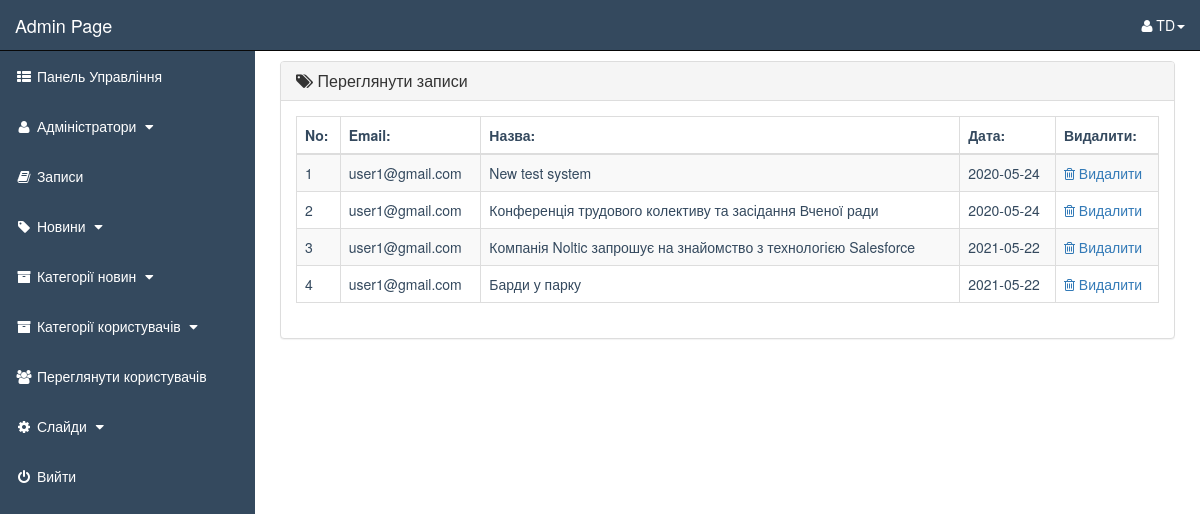
/admin_area/index.php?view_orders (signed in), run on the app's committed database.
### tables this page shows
CREATE TABLE `customer_events` (
  `event_id` int(10) NOT NULL,
  `customer_id` int(10) NOT NULL,
  `sub_date` date NOT NULL
);

CREATE TABLE `customers` (
  `customer_id` int(10) NOT NULL,
  `customer_name` varchar(255) NOT NULL,
  `customer_phone` varchar(255) NOT NULL,
  `customer_email` varchar(255) NOT NULL,
  `customer_address` text NOT NULL,
  `customer_city` text NOT NULL,
  `customer_group` text NOT NULL,
  `customer_pass` varchar(255) NOT NULL,
  `customer_ip` varchar(100) NOT NULL
);

CREATE TABLE `events` (
  `event_id` int(10) NOT NULL,
  `e_cat_id` int(10) NOT NULL,
  `cat_id` int(10) NOT NULL,
  `date` timestamp NOT NULL DEFAULT current_timestamp() ON UPDATE current_timestamp(),
  `event_title` text NOT NULL,
  `event_img1` text NOT NULL,
  `event_keywords` text NOT NULL,
  `event_desc` text NOT NULL
);

### admin_area/view_orders.php (the view)
<?php
    if(!isset($_SESSION['admin_email'])){
        echo "<script>window.open('login.php','_self')</script>";
    }else{
?>
<div class="row">
    <div class="col-lg-12">
    </div>
</div>
<div class="row">
    <div class="col-lg-12">
        <div class="panel panel-default">
            <div class="panel-heading">
               <h3 class="panel-title">
                   <i class="fa fa-tags"></i>  Переглянути записи
               </h3>
            </div>
            <div class="panel-body">
                <div class="table-responsive">
                    <table class="table table-striped table-bordered table-hover">
                        <thead>
                            <tr>
                                <th> No: </th>
                                <th> Email: </th>
                                <th> Назва: </th>
                                <th> Дата: </th>
                                <th> Видалити: </th>
                            </tr>
                        </thead>
                        <tbody>
                            <?php
                                $i=0;
                                $get_events = "select * from customer_events";
                                $run_events = mysqli_query($con,$get_events);
                                while($row_events=mysqli_fetch_array($run_events)){
                                    $events_id = $row_events['event_id'];
                                    $c_id = $row_events['customer_id'];
                                    $get_events1 = "select * from events where event_id='$events_id'";
                                    $run_events1 = mysqli_query($con,$get_events1);
                                    $row_events1 = mysqli_fetch_array($run_events1);
                                    $events_title = $row_events1['event_title'];
                                    $get_customer = "select * from customers where customer_id='$c_id'";
                                    $run_customer = mysqli_query($con,$get_customer);
                                    $row_customer = mysqli_fetch_array($run_customer);
                                    $customer_email = $row_customer['customer_email'];
                                    $get_e_sub = "select * from customer_events where event_id='$events_id'";
                                    $run_e_sub = mysqli_query($con,$get_e_sub);
                                    $row_e_sub = mysqli_fetch_array($run_e_sub);
                                    $event_date = $row_e_sub['sub_date'];
                                    $i++;
                            ?>
                            <tr>
                                <td> <?php echo $i; ?> </td>
                                <td> <?php echo $customer_email; ?> </td>
                                <td> <?php echo $events_title; ?> </td>
                                <td> <?php echo $event_date; ?> </td>
                                <td>
                                     <a href="index.php?delete_order=<?php echo $events_id; ?>">
                                        <i class="fa fa-trash-o"></i> Видалити
                                     </a>
                                </td>
                            </tr>
                            <?php } ?>
                        </tbody>
                    </table>
                </div>
            </div>
        </div>
    </div>
</div>
<?php } ?>

### admin_area/includes/sidebar.php (shortened to what this page needs)
<?php
    if(!isset($_SESSION['admin_email'])){
        echo "<script>window.open('../login.php','_self')</script>";
    }else{
?>
<nav class="navbar navbar-inverse navbar-fixed-top">
    <div class="navbar-header">
        <a href="index.php?dashboard" class="navbar-brand">Admin Page</a>
    </div>
    <ul class="nav navbar-right top-nav">
        <li class="dropdown">
            <a href="#" class="dropdown-toggle" data-toggle="dropdown">
                <i class="fa fa-user"></i></i> <?php echo $admin_name;  ?><b class="caret"></b>
            </a>
        </li>
    </ul>
    <div class="collapse navbar-collapse navbar-ex1-collapse">
        <ul class="nav navbar-nav side-nav">
            <li>
                <a href="index.php?dashboard">
                    <i class="fa fa-fw fa-th-list"></i> Панель Управління
                </a>
            </li>
            <li>
                <a href="#" data-toggle="collapse" data-target="#users">
                    <i class="fa fa-fw fa-user "></i> Адміністратори
                    <i class="fa fa-fw fa-caret-down"></i>
                </a>
            </li>
            <li>
                <a href="index.php?view_orders">
                    <i class="fa fa-fw fa-book"></i> Записи
                </a>
            </li>
            <li>
                <a href="#" data-toggle="collapse" data-target="#products">
                        <i class="fa fa-fw fa-tag"></i> Новини
                        <i class="fa fa-fw fa-caret-down"></i>
                </a>
             </li>
            <li>
                <a href="#" data-toggle="collapse" data-target="#p_cat">
                        <i class="fa fa-fw fa-archive"></i> Категорії новин
                        <i class="fa fa-fw fa-caret-down"></i>
                </a>
            </li>
            <li>
                <a href="#" data-toggle="collapse" data-target="#cat">
                        <i class="fa fa-fw fa-archive"></i> Категорії користувачів
                        <i class="fa fa-fw fa-caret-down"></i>
                </a>
            </li>
            <li>
                <a href="index.php?view_customers">
                    <i class="fa fa-fw fa-users"></i> Переглянути користувачів
                </a>
            </li>
            <li>
                <a href="#" data-toggle="collapse" data-target="#slides">
                        <i class="fa fa-fw fa-gear"></i> Слайди
                        <i class="fa fa-fw fa-caret-down"></i>
                </a>
            </li>
            <li>
                <a href="logout.php">
                    <i class="fa fa-fw fa-power-off"></i> Вийти
                </a>
            </li>
        </ul>
    </div>
</nav>
<?php } ?>

### admin_area/css/style1.css (style rules this page uses)
.navbar { color: #ffffff !important; background-color: #34495E; }
.navbar-header>a { color: #ffffff !important; }
.top-nav>li { display: inline-block; }
.top-nav>li>a { color: #ffffff !important; line-height: 20px; padding-top: 15px; padding-bottom: 15px; }
@media (min-width: 768px) { .side-nav { position: fixed; top: 51px; bottom: 0; width: 255px; overflow-y: auto; overflow-x: hidden; background-color: #34495E; padding-bottom: 40px; border-radius: 0; } }
@media (min-width: 768px) { .side-nav>li>a { color: #ffffff; width: 255px; } }
.dropdown { margin-right: 15px; }
.side-nav>li>a { color: #ffffff !important; }

### data on the page
customer_events: customer.customer_email "user1@gmail.com", event.event_title "New test system", sub_date "2020-05-24"
customer_events: customer.customer_email "user1@gmail.com", event.event_title "Конференція трудового колективу та засідання Вченої ради", sub_date "2020-05-24"
customer_events: customer.customer_email "user1@gmail.com", event.event_title "Компанія Noltic запрошує на знайомство з технологією Salesforce", sub_date "2021-05-22"
customer_events: customer.customer_email "user1@gmail.com", event.event_title "Барди у парку", sub_date "2021-05-22"

### other printed values
$admin_name "TD"
